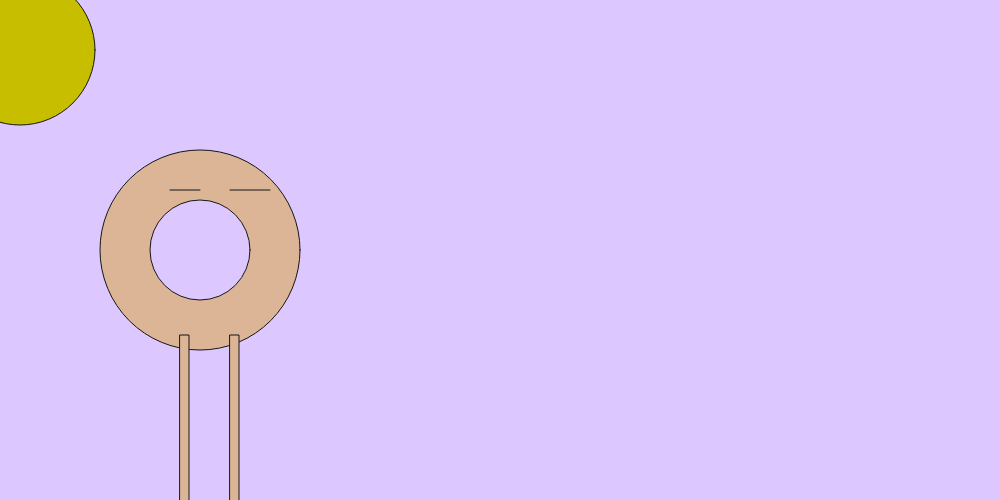
Frame 1 (no input)
Frame 60 (no input): identical to frame 1, image omitted
Frame 120 (the mouse pressed at the canvas centre since frame 60): identical to frame 1, image omitted

The p5.js sketch that drew this single still picture (run headless with seeded random() and noise() and a simulated clock; from frame 60 on, the mouse is pressed at the canvas centre):

// p5.js sketch
// ── sketch.js

function setup() {
  createCanvas(1000, 500);
}

function draw() {
  stroke(22,22,22)
  background(220,199,255);
  fill(220,180,150)
ellipse(200,250,200)
  fill(220,199,255)
ellipse(200,250,100)
  fill(220,180,150)
  rect(230,335,9,200)
  rect(180,335,9,200)
  fill(200,190,0)
  ellipse(20,50,150)
  line(200,190,170,190)
  line(270,190,230,190)
  
       
       
}
